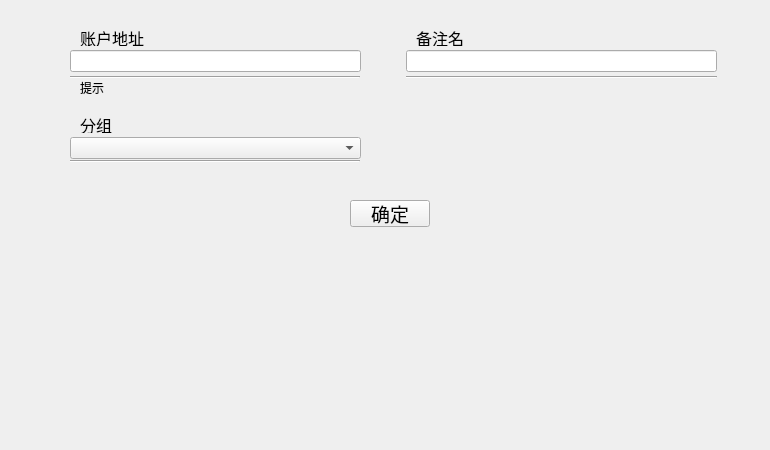
<?xml version="1.0" encoding="UTF-8"?>
<ui version="4.0">
 <class>ContactAddWidget</class>
 <widget class="QWidget" name="ContactAddWidget">
  <property name="geometry">
   <rect>
    <x>0</x>
    <y>0</y>
    <width>770</width>
    <height>450</height>
   </rect>
  </property>
  <property name="windowTitle">
   <string>Form</string>
  </property>
  <widget class="Line" name="line">
   <property name="geometry">
    <rect>
     <x>70</x>
     <y>76</y>
     <width>290</width>
     <height>3</height>
    </rect>
   </property>
   <property name="sizePolicy">
    <sizepolicy hsizetype="Preferred" vsizetype="Preferred">
     <horstretch>0</horstretch>
     <verstretch>0</verstretch>
    </sizepolicy>
   </property>
   <property name="styleSheet">
    <string notr="true"/>
   </property>
   <property name="orientation">
    <enum>Qt::Horizontal</enum>
   </property>
  </widget>
  <widget class="QLabel" name="label">
   <property name="geometry">
    <rect>
     <x>80</x>
     <y>30</y>
     <width>200</width>
     <height>16</height>
    </rect>
   </property>
   <property name="font">
    <font>
     <pointsize>12</pointsize>
    </font>
   </property>
   <property name="text">
    <string>账户地址</string>
   </property>
  </widget>
  <widget class="QLabel" name="label_2">
   <property name="geometry">
    <rect>
     <x>416</x>
     <y>30</y>
     <width>200</width>
     <height>16</height>
    </rect>
   </property>
   <property name="font">
    <font>
     <pointsize>12</pointsize>
    </font>
   </property>
   <property name="text">
    <string>备注名</string>
   </property>
  </widget>
  <widget class="QLineEdit" name="lineEdit_remark">
   <property name="geometry">
    <rect>
     <x>406</x>
     <y>50</y>
     <width>311</width>
     <height>22</height>
    </rect>
   </property>
  </widget>
  <widget class="QLabel" name="label_3">
   <property name="geometry">
    <rect>
     <x>80</x>
     <y>117</y>
     <width>200</width>
     <height>16</height>
    </rect>
   </property>
   <property name="font">
    <font>
     <pointsize>12</pointsize>
    </font>
   </property>
   <property name="text">
    <string>分组</string>
   </property>
  </widget>
  <widget class="QComboBox" name="comboBox_group">
   <property name="geometry">
    <rect>
     <x>70</x>
     <y>137</y>
     <width>291</width>
     <height>22</height>
    </rect>
   </property>
  </widget>
  <widget class="QLabel" name="label_tip">
   <property name="geometry">
    <rect>
     <x>80</x>
     <y>80</y>
     <width>281</width>
     <height>16</height>
    </rect>
   </property>
   <property name="text">
    <string>提示</string>
   </property>
  </widget>
  <widget class="QLineEdit" name="lineEdit_address">
   <property name="geometry">
    <rect>
     <x>70</x>
     <y>50</y>
     <width>291</width>
     <height>22</height>
    </rect>
   </property>
   <property name="sizePolicy">
    <sizepolicy hsizetype="Expanding" vsizetype="Fixed">
     <horstretch>7</horstretch>
     <verstretch>0</verstretch>
    </sizepolicy>
   </property>
  </widget>
  <widget class="QPushButton" name="pushButton">
   <property name="geometry">
    <rect>
     <x>350</x>
     <y>200</y>
     <width>80</width>
     <height>27</height>
    </rect>
   </property>
   <property name="font">
    <font>
     <pointsize>14</pointsize>
    </font>
   </property>
   <property name="text">
    <string>确定</string>
   </property>
  </widget>
  <widget class="Line" name="line_2">
   <property name="geometry">
    <rect>
     <x>406</x>
     <y>69</y>
     <width>311</width>
     <height>16</height>
    </rect>
   </property>
   <property name="sizePolicy">
    <sizepolicy hsizetype="Preferred" vsizetype="Preferred">
     <horstretch>0</horstretch>
     <verstretch>0</verstretch>
    </sizepolicy>
   </property>
   <property name="styleSheet">
    <string notr="true"/>
   </property>
   <property name="orientation">
    <enum>Qt::Horizontal</enum>
   </property>
  </widget>
  <widget class="Line" name="line_3">
   <property name="geometry">
    <rect>
     <x>70</x>
     <y>160</y>
     <width>290</width>
     <height>3</height>
    </rect>
   </property>
   <property name="sizePolicy">
    <sizepolicy hsizetype="Preferred" vsizetype="Preferred">
     <horstretch>0</horstretch>
     <verstretch>0</verstretch>
    </sizepolicy>
   </property>
   <property name="styleSheet">
    <string notr="true"/>
   </property>
   <property name="orientation">
    <enum>Qt::Horizontal</enum>
   </property>
  </widget>
 </widget>
 <resources/>
 <connections/>
</ui>
